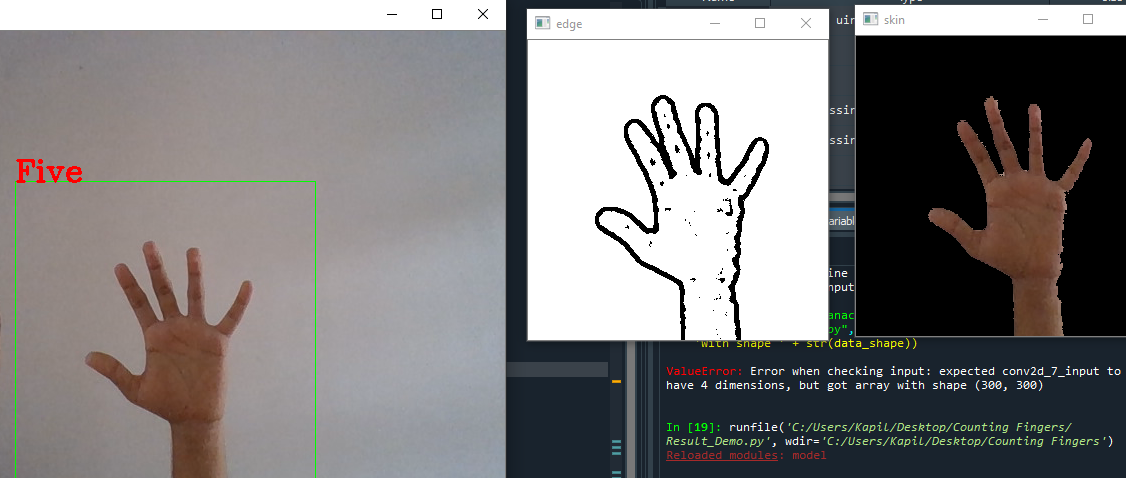
#> input picture test.png, 1126 x 478 px
$ python -i Result_Demo.py   (imports and definitions only)
#> lines starting #> are read from the running program, lines starting #| are printed output that depends on the picture; after the words box and inside, x2 and y2 are one past the last pixel; in counts of white or black regions, pixels touching at a corner belong together
#> further down, picture is the input picture: shape (478, 1126, 3); mean B, G, R 126.4, 126.2, 128.3
### model.py
# -*- coding: utf-8 -*-
"""
Created on Thu Aug 13 10:43:01 2020

@author: Kapil
"""

#importing required libraries

from keras.models import Sequential
from keras.layers import Convolution2D,MaxPooling2D,Flatten,Dense,Dropout


#Model used in the project

def build_model():
    classifier=Sequential();

    classifier.add(Convolution2D(16,kernel_size=(3,3),
                                 strides=1,padding='same',
                                 activation='relu',
                                 input_shape=(300,300,1)))

    classifier.add(MaxPooling2D((2,2),strides=2,padding='same'))

    classifier.add(Convolution2D(32,kernel_size=(3,3),
                                 strides=1,padding='same',
                                 activation='relu'))

    classifier.add(MaxPooling2D((2,2),strides=2,padding='same'))

    classifier.add(Convolution2D(64,kernel_size=(3,3),
                                 strides=1,padding='same',
                                 activation='relu'))

    classifier.add(MaxPooling2D((2,2),strides=2,padding='same'))

    classifier.add(Flatten())

    classifier.add(Dense(units=256,activation='relu'))

    classifier.add(Dropout(rate=0.2))

    classifier.add(Dense(units=64,activation='relu'))

    classifier.add(Dropout(rate=0.2))

    classifier.add(Dense(units=6,activation='softmax'))

    classifier.compile('adam',loss='categorical_crossentropy',metrics=['accuracy'])

    return classifier

### Result_Demo.py
# -*- coding: utf-8 -*-
"""
Created on Thu Aug 13 10:33:29 2020

@author: Kapil
"""

#importing required libraries

from model import *
import cv2,numpy as np
from keras.models import Sequential
from keras.layers import Convolution2D,MaxPooling2D,Flatten,Dense,Dropout


#removing background and detecting skin

def skin_detection(img):
    temp=cv2.cvtColor(img, cv2.COLOR_BGR2HLS)
    lowerb=np.array([0,35,45])
    upperb=np.array([35,255,255])
    mask=cv2.inRange(temp, lowerb, upperb)
    img=cv2.bitwise_and(img, img,mask=mask)
    cv2.imshow('skin',img)
    cv2.waitKey(1)
    return img


#detecting the edge of hand

def edge_detection(img):
    img = cv2.cvtColor(img, cv2.COLOR_BGR2GRAY)
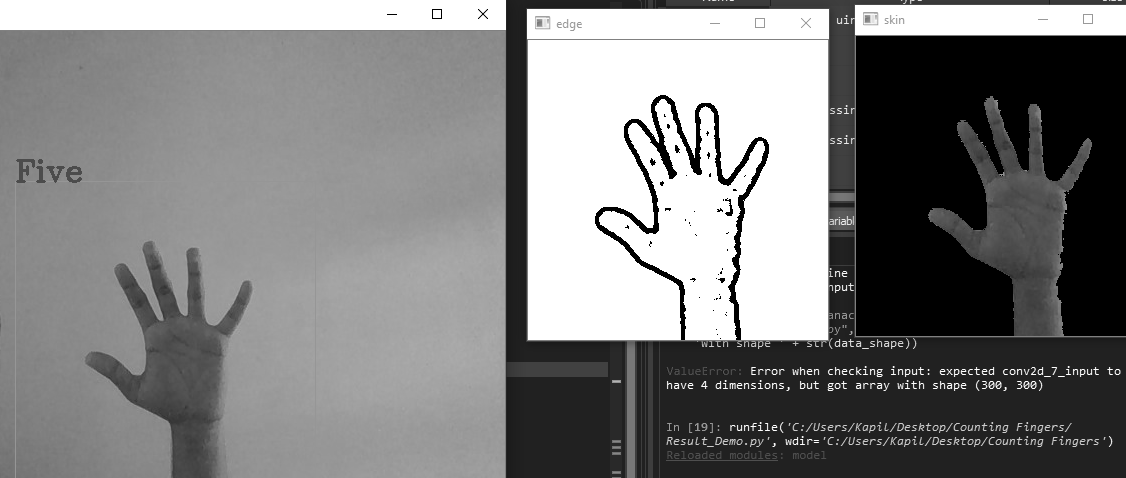
#> img: shape (478, 1126); min 0, max 255, mean 126.9
    img = cv2.GaussianBlur(img, (7,7), 3)
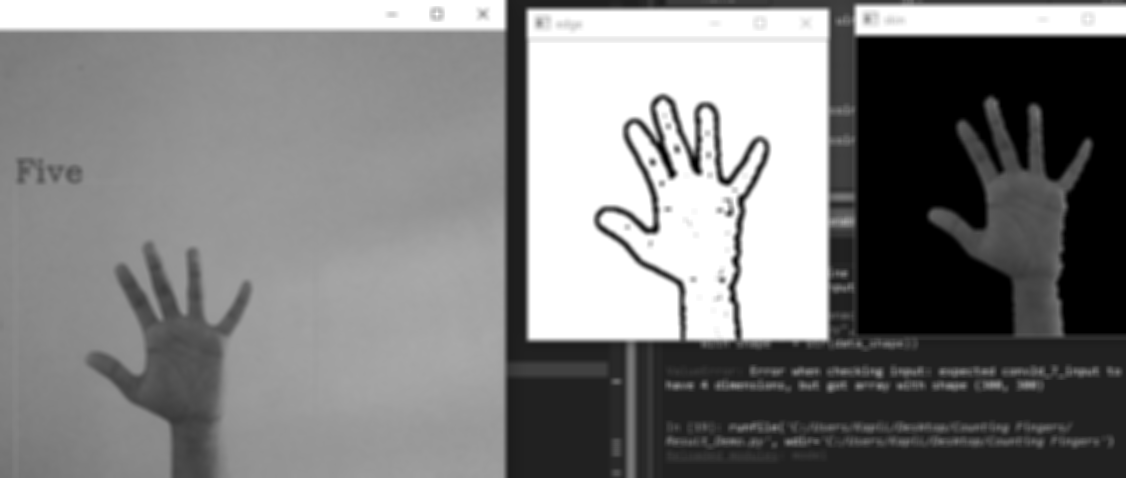
#> img: shape (478, 1126); min 0, max 255, mean 126.9
    img = cv2.adaptiveThreshold(img, 255, cv2.ADAPTIVE_THRESH_GAUSSIAN_C, cv2.THRESH_BINARY_INV, 11, 2)
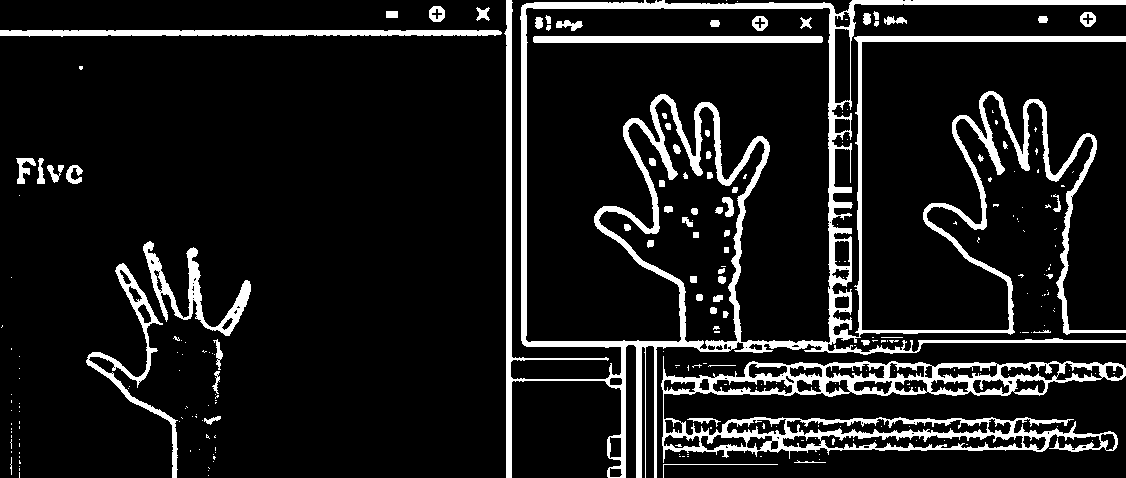
#> img: shape (478, 1126); 11% white; 246 white regions (178 under 20 px), largest, box (x1, y1, x2, y2) and area: (504, 0, 1126, 478) 31967, (661, 356, 1126, 463) 12933, (0, 30, 502, 37) 2874
    _, img = cv2.threshold(img, 25, 255, cv2.THRESH_BINARY_INV + cv2.THRESH_OTSU)
    cv2.imshow('edge',img)
    cv2.waitKey(1)

    return img


#predicting the number

def predict(img):
   pred= classifier.predict(img)
   max_val=pred[0][0]
   index=0
   for i in range(1,6):
       if(pred[0][i]>max_val):
           index=i
           max_val=pred[0][i]
           break
   number=['Five','Four','Zero','One','Three','Two']
   return number[index]


#Loading Weights of the model


# [1 line that did not run here, left out]
# [1 line not run here, left out]


# Model visualization using opencv

x0,y0,width=150,150,300
# [20 lines not run here, left out]

>>> import cv2
>>> picture = cv2.imread('test.png')
>>> result = edge_detection(picture)
